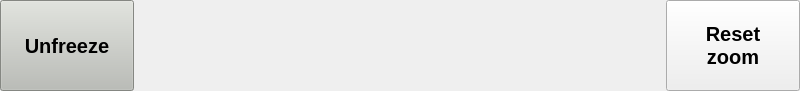
<?xml version="1.0" encoding="UTF-8"?>
<ui version="4.0">
 <class>Form</class>
 <widget class="QWidget" name="Form">
  <property name="geometry">
   <rect>
    <x>0</x>
    <y>0</y>
    <width>800</width>
    <height>91</height>
   </rect>
  </property>
  <property name="windowTitle">
   <string>Form</string>
  </property>
  <layout class="QHBoxLayout" name="horizontalLayout">
   <property name="spacing">
    <number>0</number>
   </property>
   <property name="leftMargin">
    <number>0</number>
   </property>
   <property name="topMargin">
    <number>0</number>
   </property>
   <property name="rightMargin">
    <number>0</number>
   </property>
   <property name="bottomMargin">
    <number>0</number>
   </property>
   <item>
    <widget class="QPushButton" name="button_unfreeze">
     <property name="sizePolicy">
      <sizepolicy hsizetype="Minimum" vsizetype="Expanding">
       <horstretch>0</horstretch>
       <verstretch>0</verstretch>
      </sizepolicy>
     </property>
     <property name="maximumSize">
      <size>
       <width>134</width>
       <height>16777215</height>
      </size>
     </property>
     <property name="palette">
      <palette>
       <active>
        <colorrole role="WindowText">
         <brush brushstyle="SolidPattern">
          <color alpha="255">
           <red>0</red>
           <green>0</green>
           <blue>0</blue>
          </color>
         </brush>
        </colorrole>
        <colorrole role="Button">
         <brush brushstyle="SolidPattern">
          <color alpha="255">
           <red>186</red>
           <green>189</green>
           <blue>182</blue>
          </color>
         </brush>
        </colorrole>
        <colorrole role="Light">
         <brush brushstyle="SolidPattern">
          <color alpha="255">
           <red>255</red>
           <green>255</green>
           <blue>255</blue>
          </color>
         </brush>
        </colorrole>
        <colorrole role="Midlight">
         <brush brushstyle="SolidPattern">
          <color alpha="255">
           <red>220</red>
           <green>222</green>
           <blue>218</blue>
          </color>
         </brush>
        </colorrole>
        <colorrole role="Dark">
         <brush brushstyle="SolidPattern">
          <color alpha="255">
           <red>93</red>
           <green>94</green>
           <blue>91</blue>
          </color>
         </brush>
        </colorrole>
        <colorrole role="Mid">
         <brush brushstyle="SolidPattern">
          <color alpha="255">
           <red>124</red>
           <green>126</green>
           <blue>121</blue>
          </color>
         </brush>
        </colorrole>
        <colorrole role="Text">
         <brush brushstyle="SolidPattern">
          <color alpha="255">
           <red>0</red>
           <green>0</green>
           <blue>0</blue>
          </color>
         </brush>
        </colorrole>
        <colorrole role="BrightText">
         <brush brushstyle="SolidPattern">
          <color alpha="255">
           <red>255</red>
           <green>255</green>
           <blue>255</blue>
          </color>
         </brush>
        </colorrole>
        <colorrole role="ButtonText">
         <brush brushstyle="SolidPattern">
          <color alpha="255">
           <red>0</red>
           <green>0</green>
           <blue>0</blue>
          </color>
         </brush>
        </colorrole>
        <colorrole role="Base">
         <brush brushstyle="SolidPattern">
          <color alpha="255">
           <red>255</red>
           <green>255</green>
           <blue>255</blue>
          </color>
         </brush>
        </colorrole>
        <colorrole role="Window">
         <brush brushstyle="SolidPattern">
          <color alpha="255">
           <red>186</red>
           <green>189</green>
           <blue>182</blue>
          </color>
         </brush>
        </colorrole>
        <colorrole role="Shadow">
         <brush brushstyle="SolidPattern">
          <color alpha="255">
           <red>0</red>
           <green>0</green>
           <blue>0</blue>
          </color>
         </brush>
        </colorrole>
        <colorrole role="AlternateBase">
         <brush brushstyle="SolidPattern">
          <color alpha="255">
           <red>220</red>
           <green>222</green>
           <blue>218</blue>
          </color>
         </brush>
        </colorrole>
        <colorrole role="ToolTipBase">
         <brush brushstyle="SolidPattern">
          <color alpha="255">
           <red>255</red>
           <green>255</green>
           <blue>220</blue>
          </color>
         </brush>
        </colorrole>
        <colorrole role="ToolTipText">
         <brush brushstyle="SolidPattern">
          <color alpha="255">
           <red>0</red>
           <green>0</green>
           <blue>0</blue>
          </color>
         </brush>
        </colorrole>
        <colorrole role="PlaceholderText">
         <brush brushstyle="NoBrush">
          <color alpha="128">
           <red>0</red>
           <green>0</green>
           <blue>0</blue>
          </color>
         </brush>
        </colorrole>
       </active>
       <inactive>
        <colorrole role="WindowText">
         <brush brushstyle="SolidPattern">
          <color alpha="255">
           <red>0</red>
           <green>0</green>
           <blue>0</blue>
          </color>
         </brush>
        </colorrole>
        <colorrole role="Button">
         <brush brushstyle="SolidPattern">
          <color alpha="255">
           <red>186</red>
           <green>189</green>
           <blue>182</blue>
          </color>
         </brush>
        </colorrole>
        <colorrole role="Light">
         <brush brushstyle="SolidPattern">
          <color alpha="255">
           <red>255</red>
           <green>255</green>
           <blue>255</blue>
          </color>
         </brush>
        </colorrole>
        <colorrole role="Midlight">
         <brush brushstyle="SolidPattern">
          <color alpha="255">
           <red>220</red>
           <green>222</green>
           <blue>218</blue>
          </color>
         </brush>
        </colorrole>
        <colorrole role="Dark">
         <brush brushstyle="SolidPattern">
          <color alpha="255">
           <red>93</red>
           <green>94</green>
           <blue>91</blue>
          </color>
         </brush>
        </colorrole>
        <colorrole role="Mid">
         <brush brushstyle="SolidPattern">
          <color alpha="255">
           <red>124</red>
           <green>126</green>
           <blue>121</blue>
          </color>
         </brush>
        </colorrole>
        <colorrole role="Text">
         <brush brushstyle="SolidPattern">
          <color alpha="255">
           <red>0</red>
           <green>0</green>
           <blue>0</blue>
          </color>
         </brush>
        </colorrole>
        <colorrole role="BrightText">
         <brush brushstyle="SolidPattern">
          <color alpha="255">
           <red>255</red>
           <green>255</green>
           <blue>255</blue>
          </color>
         </brush>
        </colorrole>
        <colorrole role="ButtonText">
         <brush brushstyle="SolidPattern">
          <color alpha="255">
           <red>0</red>
           <green>0</green>
           <blue>0</blue>
          </color>
         </brush>
        </colorrole>
        <colorrole role="Base">
         <brush brushstyle="SolidPattern">
          <color alpha="255">
           <red>255</red>
           <green>255</green>
           <blue>255</blue>
          </color>
         </brush>
        </colorrole>
        <colorrole role="Window">
         <brush brushstyle="SolidPattern">
          <color alpha="255">
           <red>186</red>
           <green>189</green>
           <blue>182</blue>
          </color>
         </brush>
        </colorrole>
        <colorrole role="Shadow">
         <brush brushstyle="SolidPattern">
          <color alpha="255">
           <red>0</red>
           <green>0</green>
           <blue>0</blue>
          </color>
         </brush>
        </colorrole>
        <colorrole role="AlternateBase">
         <brush brushstyle="SolidPattern">
          <color alpha="255">
           <red>220</red>
           <green>222</green>
           <blue>218</blue>
          </color>
         </brush>
        </colorrole>
        <colorrole role="ToolTipBase">
         <brush brushstyle="SolidPattern">
          <color alpha="255">
           <red>255</red>
           <green>255</green>
           <blue>220</blue>
          </color>
         </brush>
        </colorrole>
        <colorrole role="ToolTipText">
         <brush brushstyle="SolidPattern">
          <color alpha="255">
           <red>0</red>
           <green>0</green>
           <blue>0</blue>
          </color>
         </brush>
        </colorrole>
        <colorrole role="PlaceholderText">
         <brush brushstyle="NoBrush">
          <color alpha="128">
           <red>0</red>
           <green>0</green>
           <blue>0</blue>
          </color>
         </brush>
        </colorrole>
       </inactive>
       <disabled>
        <colorrole role="WindowText">
         <brush brushstyle="SolidPattern">
          <color alpha="255">
           <red>93</red>
           <green>94</green>
           <blue>91</blue>
          </color>
         </brush>
        </colorrole>
        <colorrole role="Button">
         <brush brushstyle="SolidPattern">
          <color alpha="255">
           <red>186</red>
           <green>189</green>
           <blue>182</blue>
          </color>
         </brush>
        </colorrole>
        <colorrole role="Light">
         <brush brushstyle="SolidPattern">
          <color alpha="255">
           <red>255</red>
           <green>255</green>
           <blue>255</blue>
          </color>
         </brush>
        </colorrole>
        <colorrole role="Midlight">
         <brush brushstyle="SolidPattern">
          <color alpha="255">
           <red>220</red>
           <green>222</green>
           <blue>218</blue>
          </color>
         </brush>
        </colorrole>
        <colorrole role="Dark">
         <brush brushstyle="SolidPattern">
          <color alpha="255">
           <red>93</red>
           <green>94</green>
           <blue>91</blue>
          </color>
         </brush>
        </colorrole>
        <colorrole role="Mid">
         <brush brushstyle="SolidPattern">
          <color alpha="255">
           <red>124</red>
           <green>126</green>
           <blue>121</blue>
          </color>
         </brush>
        </colorrole>
        <colorrole role="Text">
         <brush brushstyle="SolidPattern">
          <color alpha="255">
           <red>93</red>
           <green>94</green>
           <blue>91</blue>
          </color>
         </brush>
        </colorrole>
        <colorrole role="BrightText">
         <brush brushstyle="SolidPattern">
          <color alpha="255">
           <red>255</red>
           <green>255</green>
           <blue>255</blue>
          </color>
         </brush>
        </colorrole>
        <colorrole role="ButtonText">
         <brush brushstyle="SolidPattern">
          <color alpha="255">
           <red>93</red>
           <green>94</green>
           <blue>91</blue>
          </color>
         </brush>
        </colorrole>
        <colorrole role="Base">
         <brush brushstyle="SolidPattern">
          <color alpha="255">
           <red>186</red>
           <green>189</green>
           <blue>182</blue>
          </color>
         </brush>
        </colorrole>
        <colorrole role="Window">
         <brush brushstyle="SolidPattern">
          <color alpha="255">
           <red>186</red>
           <green>189</green>
           <blue>182</blue>
          </color>
         </brush>
        </colorrole>
        <colorrole role="Shadow">
         <brush brushstyle="SolidPattern">
          <color alpha="255">
           <red>0</red>
           <green>0</green>
           <blue>0</blue>
          </color>
         </brush>
        </colorrole>
        <colorrole role="AlternateBase">
         <brush brushstyle="SolidPattern">
          <color alpha="255">
           <red>186</red>
           <green>189</green>
           <blue>182</blue>
          </color>
         </brush>
        </colorrole>
        <colorrole role="ToolTipBase">
         <brush brushstyle="SolidPattern">
          <color alpha="255">
           <red>255</red>
           <green>255</green>
           <blue>220</blue>
          </color>
         </brush>
        </colorrole>
        <colorrole role="ToolTipText">
         <brush brushstyle="SolidPattern">
          <color alpha="255">
           <red>0</red>
           <green>0</green>
           <blue>0</blue>
          </color>
         </brush>
        </colorrole>
        <colorrole role="PlaceholderText">
         <brush brushstyle="NoBrush">
          <color alpha="128">
           <red>0</red>
           <green>0</green>
           <blue>0</blue>
          </color>
         </brush>
        </colorrole>
       </disabled>
      </palette>
     </property>
     <property name="font">
      <font>
       <pointsize>15</pointsize>
       <weight>75</weight>
       <bold>true</bold>
      </font>
     </property>
     <property name="text">
      <string>Unfreeze</string>
     </property>
    </widget>
   </item>
   <item>
    <widget class="LineCursor" name="cursor" native="true"/>
   </item>
   <item>
    <widget class="XZoom" name="xzoom" native="true">
     <property name="sizePolicy">
      <sizepolicy hsizetype="Minimum" vsizetype="Expanding">
       <horstretch>0</horstretch>
       <verstretch>0</verstretch>
      </sizepolicy>
     </property>
     <property name="maximumSize">
      <size>
       <width>270</width>
       <height>16777215</height>
      </size>
     </property>
    </widget>
   </item>
   <item>
    <widget class="QPushButton" name="button_reset_zoom">
     <property name="sizePolicy">
      <sizepolicy hsizetype="Minimum" vsizetype="Expanding">
       <horstretch>0</horstretch>
       <verstretch>0</verstretch>
      </sizepolicy>
     </property>
     <property name="maximumSize">
      <size>
       <width>134</width>
       <height>16777215</height>
      </size>
     </property>
     <property name="font">
      <font>
       <pointsize>15</pointsize>
       <weight>75</weight>
       <bold>true</bold>
      </font>
     </property>
     <property name="text">
      <string>Reset
zoom</string>
     </property>
    </widget>
   </item>
  </layout>
 </widget>
 <customwidgets>
  <customwidget>
   <class>XZoom</class>
   <extends>QWidget</extends>
   <header>frozenplots/frozenplots</header>
   <container>1</container>
  </customwidget>
  <customwidget>
   <class>LineCursor</class>
   <extends>QWidget</extends>
   <header>frozenplots/frozenplots</header>
   <container>1</container>
  </customwidget>
 </customwidgets>
 <resources/>
 <connections/>
</ui>
